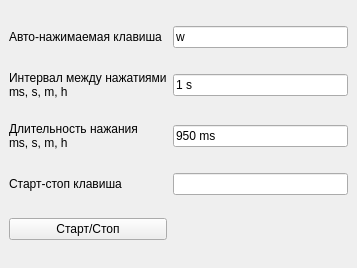
<?xml version="1.0" encoding="UTF-8"?>
<ui version="4.0">
 <class>MainWindow</class>
 <widget class="QMainWindow" name="MainWindow">
  <property name="geometry">
   <rect>
    <x>0</x>
    <y>0</y>
    <width>357</width>
    <height>268</height>
   </rect>
  </property>
  <property name="windowTitle">
   <string>Авто-нажиматель</string>
  </property>
  <widget class="QWidget" name="centralwidget">
   <layout class="QGridLayout" name="gridLayout">
    <item row="3" column="1">
     <widget class="QLineEdit" name="le_key_start_stop"/>
    </item>
    <item row="2" column="1">
     <widget class="QLineEdit" name="le_down_time">
      <property name="text">
       <string>950 ms</string>
      </property>
     </widget>
    </item>
    <item row="0" column="1">
     <widget class="QLineEdit" name="le_key_spam">
      <property name="text">
       <string>w</string>
      </property>
     </widget>
    </item>
    <item row="1" column="1">
     <widget class="QLineEdit" name="le_period">
      <property name="text">
       <string>1 s</string>
      </property>
     </widget>
    </item>
    <item row="2" column="0">
     <widget class="QLabel" name="label_3">
      <property name="text">
       <string>&lt;html&gt;&lt;head/&gt;&lt;body&gt;&lt;p&gt;Длительность нажания&lt;br/&gt;ms, s, m, h&lt;/p&gt;&lt;/body&gt;&lt;/html&gt;</string>
      </property>
     </widget>
    </item>
    <item row="1" column="0">
     <widget class="QLabel" name="label_2">
      <property name="text">
       <string>&lt;html&gt;&lt;head/&gt;&lt;body&gt;&lt;p&gt;Интервал между нажатиями&lt;br/&gt;ms, s, m, h&lt;/p&gt;&lt;/body&gt;&lt;/html&gt;</string>
      </property>
     </widget>
    </item>
    <item row="0" column="0">
     <widget class="QLabel" name="label_1">
      <property name="text">
       <string>Авто-нажимаемая клавиша</string>
      </property>
     </widget>
    </item>
    <item row="3" column="0">
     <widget class="QLabel" name="label_4">
      <property name="text">
       <string>Старт-стоп клавиша</string>
      </property>
     </widget>
    </item>
    <item row="4" column="0">
     <widget class="QPushButton" name="button_start_stop">
      <property name="text">
       <string>Старт/Стоп</string>
      </property>
     </widget>
    </item>
   </layout>
  </widget>
 </widget>
 <resources/>
 <connections/>
</ui>
